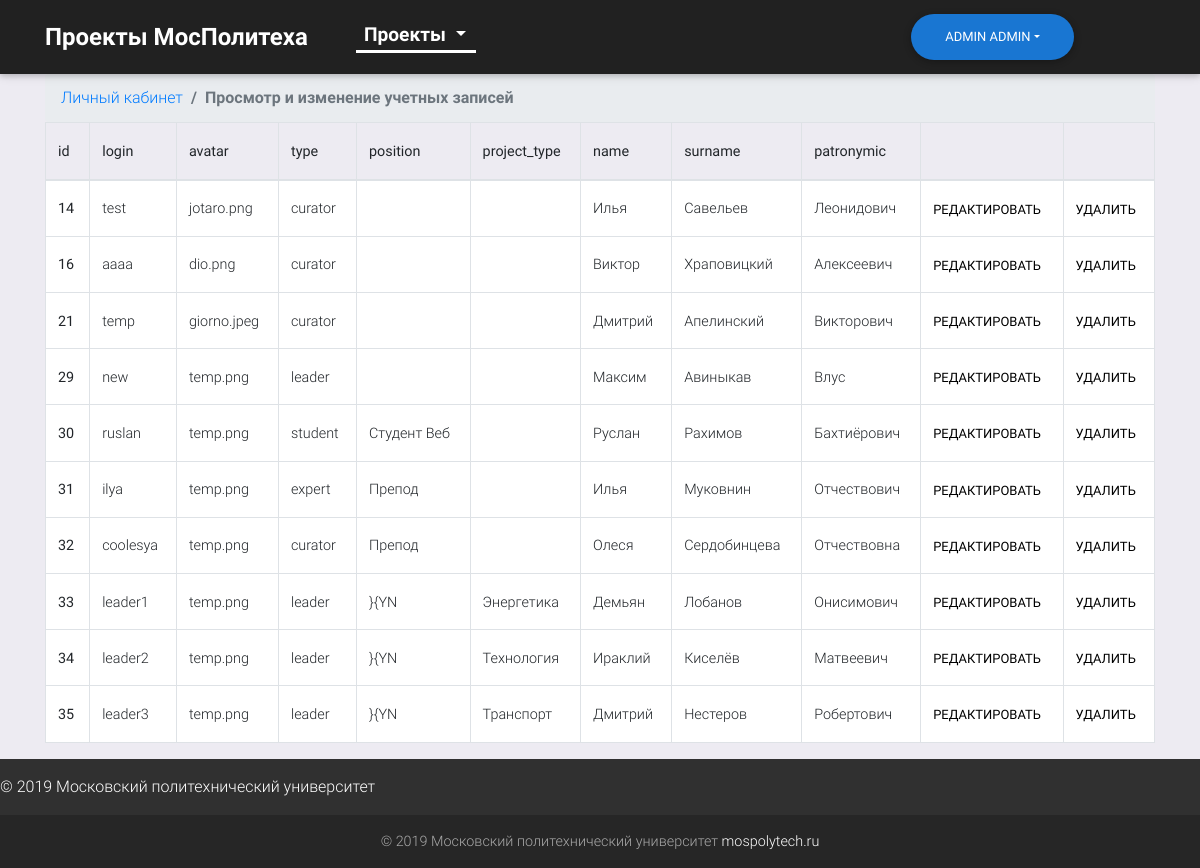
Page /profile/showaccs (signed in) on the earlier database version.
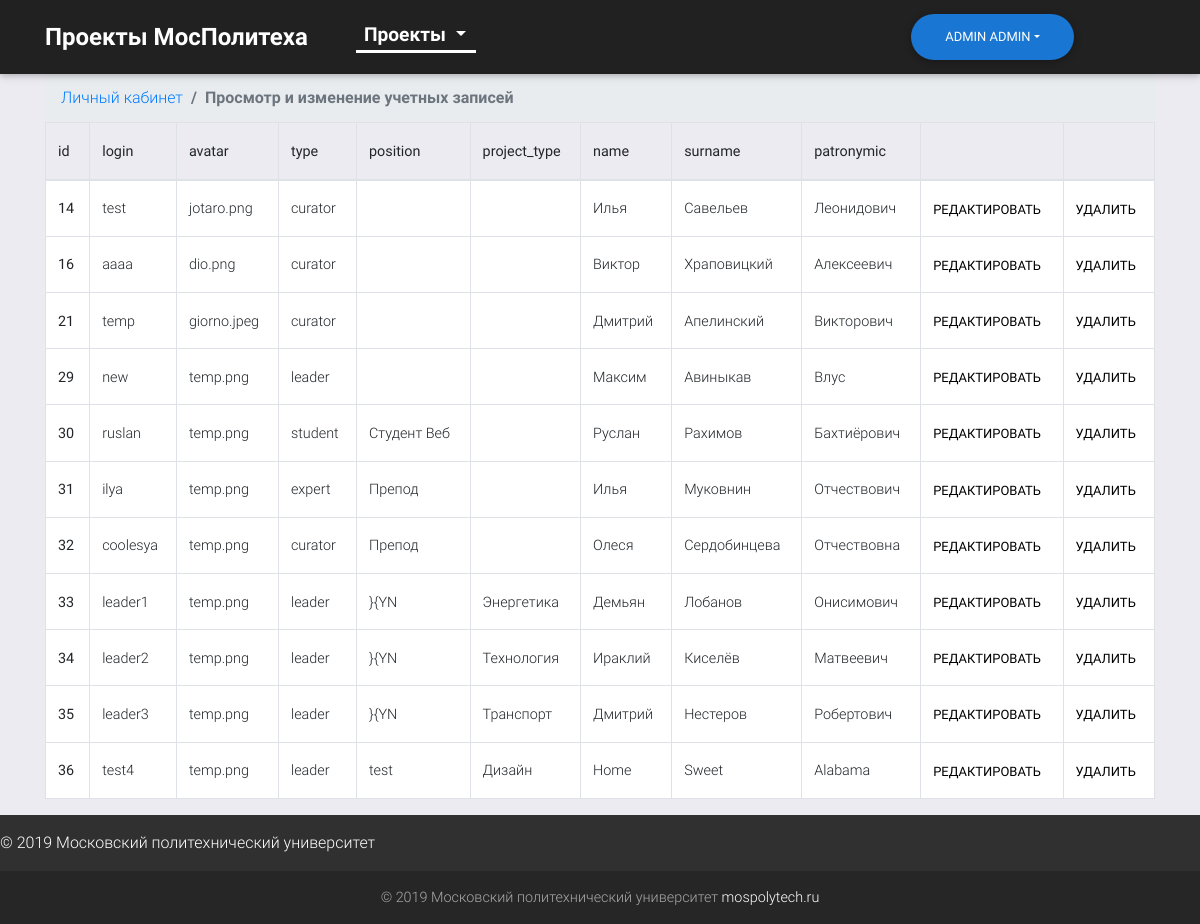
Same page on the later database version.
### tables this page shows
CREATE TABLE `users` (
  `id` int(10) unsigned NOT NULL AUTO_INCREMENT,
  `login` mediumtext NOT NULL,
  `pswd` varchar(256) NOT NULL,
  `pic` varchar(50) NOT NULL,
  `type` varchar(16) DEFAULT NULL,
  `position` mediumtext,
  `project_type` varchar(32) DEFAULT NULL,
  `p_type_des` mediumtext,
  `name` varchar(64) NOT NULL,
  `surname` varchar(64) NOT NULL,
  `patronymic` varchar(64) DEFAULT NULL,
  PRIMARY KEY (`id`)
);

### config/routes.php (called while the page is built)
<?php
return array (
    'projects/search-(.*)/([ab][ab])/page-([0-9]+)' => 'home/index/$3/$2/$1',
    'projects/search-(.*)/page-([0-9]+)' => 'home/index/$2/no/$1/',
    'projects/search-(.*)/([ab][ab])' => 'home/index/1/$2/$1',
    'projects/search-(.*)' => 'home/index/1/no/$1',
    'projects/([а-яА-ЯЁёa-zA-Z]+)/([ab][ab])/page-([0-9]+)' => 'home/category/$1/$3/$2',
    'projects/([а-яА-ЯЁёa-zA-Z]+)/([ab][ab])' => 'home/category/$1/1/$2',
    'projects/([ab][ab])/page-([0-9]+)' => 'home/index/$2/$1',
    'projects/([а-яА-ЯЁёa-zA-Z]+)/page-([0-9]+)' => 'home/category/$1/$2',
    'projects/page-([0-9]+)' => 'home/index/$1',
    'page-([0-9]+)' => 'home/index/$1',
    'projects/([ab][ab])' => 'home/index/1/$1',
    'projects/([а-яА-ЯЁёa-zA-Z]+)' => 'home/category/$1',
    'projects' => 'home/index',
    'myprojectlist' => 'project/myProjects',
    'teammaking-id([0-9]+)' => 'project/teamMaking/$1',
    'projectTeam([0-9]+)' => 'project/projectTeam/$1',
    'profile/editProject/([0-9]+)' => 'project/edit/$1',
    'addCriteria-id([0-9]+)' => 'project/createCriteria/$1',
    'project/id-([0-9]+)' => 'project/index/$1',
    'profile/addProject' => 'profile/add',
    'profile/newtype' => 'profile/newtype',
    'profile/showaccs' => 'profile/showaccs',
    'profile/editacc/id([0-9]+)' => 'profile/accountEdit/2/$1',
    'profile/newacc' => 'profile/accountEdit/1',
    'profile' => 'profile/index',
    'login' => 'login/index',
    'logout' => 'login/logout',
    'notfound' => 'notfound/index',
    '' => 'home/index',
    );

### controllers/ProfileController.php (called while the page is built, shortened)
<?php
class ProfileController
{
    public function actionShowAccs()
    {
        $accs = User::getAllAccs();
        require(ROOT.'/views/admin/showaccs.phtml');
        return true;
    }
}

### index.php (called while the page is built, shortened)
<?php
$router = new Router();
$router->run();

### models/User.php (called while the page is built, shortened)
<?php
class User
{
    public static function getAllAccs($type = false)
    {
        $db = Db::getConnection();
        $sql = 'SELECT id, login, pic, type, position, project_type, name, surname, patronymic FROM users WHERE NOT type = \'admin\'';
        $accs = array();
        $result = $db->query($sql);
        $i = 0;
        while ($row = $result->fetch())
        {
            $accs[$i]['id'] = $row['id'];
            $accs[$i]['login'] = $row['login'];
            $accs[$i]['pic'] = $row['pic'];
            $accs[$i]['type'] = $row['type'];
            $accs[$i]['position'] = $row['position'];
            $accs[$i]['project_type'] = $row['project_type'];
            $accs[$i]['name'] = $row['name'];
            $accs[$i]['surname'] = $row['surname'];
            $accs[$i]['patronymic'] = $row['patronymic'];
            $i++;
        }
        return $accs;
    }
}

### views/admin/showaccs.phtml (the view)
<?php $site = 'Кабинет'; include(ROOT.'/views/layouts/header.phtml'); ?>
  <main class="flex-fill">
        <div class="container">
            <nav aria-label="breadcrumb">
                <ol class="breadcrumb">
                    <li class="breadcrumb-item"><a href="/profile">Личный кабинет</a></li>
                    <li class="breadcrumb-item active">Просмотр и изменение учетных записей</li>
                </ol>
            </nav>
            <div class="table-responsive">
                <table id="tablePreview" class="table table-bordered">
                    <thead>
                        <tr>
                            <th>id</th>
                            <th>login</th>
                            <th>avatar</th>
                            <th>type</th>
                            <th>position</th>
                            <th>project_type</th>
                            <th>name</th>
                            <th>surname</th>
                            <th>patronymic</th>
                            <th></th>
                            <th></th>
                        </tr>
                    </thead>
                    <tbody class="white">
                    <?php foreach($accs as $acc)
                    {
                        echo '<tr>
                        <th>'.$acc['id'].'</th>
                        <td>'.$acc['login'].'</td>
                        <td>'.$acc['pic'].'</td>
                        <td>'.$acc['type'].'</td>
                        <td>'.$acc['position'].'</td>
                        <td>'.$acc['project_type'].'</td>
                        <td>'.$acc['name'].'</td>
                        <td>'.$acc['surname'].'</td>
                        <td>'.$acc['patronymic'].'</td>
                        <td><a type="button" href="/profile/editacc/id'.$acc['id'].'" class="btn btn-link p-0">Редактировать</a></td>
                        <td><a type="button" class="btn btn-link p-0">Удалить</a></td>
                        </tr>';
                    }
                    ?>
                    </tbody>
                </table>
            </div>
        </div>
  </main>
  <footer class="py-3">
    © 2019 Московский политехнический университет
  </footer>
<?php include(ROOT.'/views/layouts/footer.phtml'); ?>
</body>
</html>

### components/Router.php (shortened to what the changed rows need)
<?php
class Router
{
    private $routes;
    public function __construct()
    {
        $routesPath= ROOT.'/config/routes.php';
        $this->routes = include($routesPath);
    }
    private function getURI()
    {
        if (!empty($_SERVER['REQUEST_URI'])) {
            return trim($_SERVER['REQUEST_URI'], '/');
        }
    }
    public function run()
    {
        $uri = urldecode($this->getURI());
        foreach ($this->routes as $uriPattern => $path) {
            if (preg_match("~$uriPattern~", $uri)) {
                $internalRoute = preg_replace("~$uriPattern~", $path, $uri);
                $segments = explode('/', urldecode($internalRoute));
                $controllerName = array_shift($segments). 'Controller';
                $actionName = 'action' . ucfirst(array_shift($segments));
                $parameters = $segments;
                $controllerObject = new $controllerName;
                if (method_exists($controllerObject, $actionName)) {
                $result = call_user_func_array(array($controllerObject, $actionName), $parameters);}
                else
                {
                    self::ErrorPage404();
                }
                if ($result != null) {
                    break;
                }
            }
        }
    }
}
?>

### views/layouts/header.phtml (shortened to what the changed rows need)
<!DOCTYPE html>
<html lang="ru">
<head>
  <link rel="stylesheet" href="/template/fontawesome/css/all.min.css">
  <link href="/template/css/bootstrap.min.css" rel="stylesheet">
    <link href="/template/css/mdb.min.css" rel="stylesheet">
<link href="/template/css/main.css" rel="stylesheet">
<?php if ($site == 'Кабинет' || $site == 'Проект' || $site == 'Добавить Проект') echo '<link href="/template/css/project.css" rel="stylesheet">';
   ?>
</head>
    <body class="d-flex flex-column h-100">
<?php if ($site != 'Login'): ?>
  <header>
    <nav class="navbar navbar-expand-lg navbar-dark elegant-color-dark">
      <div class="container">
           <?php if (isset($_SESSION['user'])): ?>
                <div class="dropdown user-dropdown" style="align-self: flex-end;">
                    <button class="btn btn-primary dropdown-toggle btn-blue btn-rounded" type="button" id="dropdownMenu1" data-toggle="dropdown"
                    aria-haspopup="true" aria-expanded="false"><?php echo $_SESSION['user']['name'].' '.$_SESSION['user']['surname']; ?></button>
                </div>
            <?php else: ?>
                <a class="btn btn-primary btn-blue btn-rounded btn-login" href="/login" style="align-self: flex-end;" type="button">Войти</a>
            <?php endif; ?>
        <div class="collapse navbar-collapse" id="navbarSupportedContent-555">
          <a class="navbar-brand mr-5" href="/projects">Проекты МосПолитеха</a>
          <ul class="navbar-nav mt-lg-0">
            <li class="nav-item dropdown mr-4 mega-dropdown active">
                <a class="nav-link dropdown-toggle" id="navbarDropdownMenuLink2" data-toggle="dropdown"
                aria-haspopup="true" aria-expanded="false" href>Проекты
                </a>
          </ul>
        </div>
      </div>
    </nav>
  </header>
    <?php endif; ?>

### views/layouts/footer.phtml (shortened to what the changed rows need)
  <footer class="page-footer font-small">
  <div class="footer-copyright text-center py-3">© 2019 Московский политехнический университет
    <a href="http://mospolytech.ru/"> mospolytech.ru</a>
  </div>
</footer>

Differences in the rows shown:
added users: id "36", login "test4", pic "temp.png", type "leader", position "test", project_type "Дизайн", name "Home", surname "Sweet", patronymic "Alabama"
